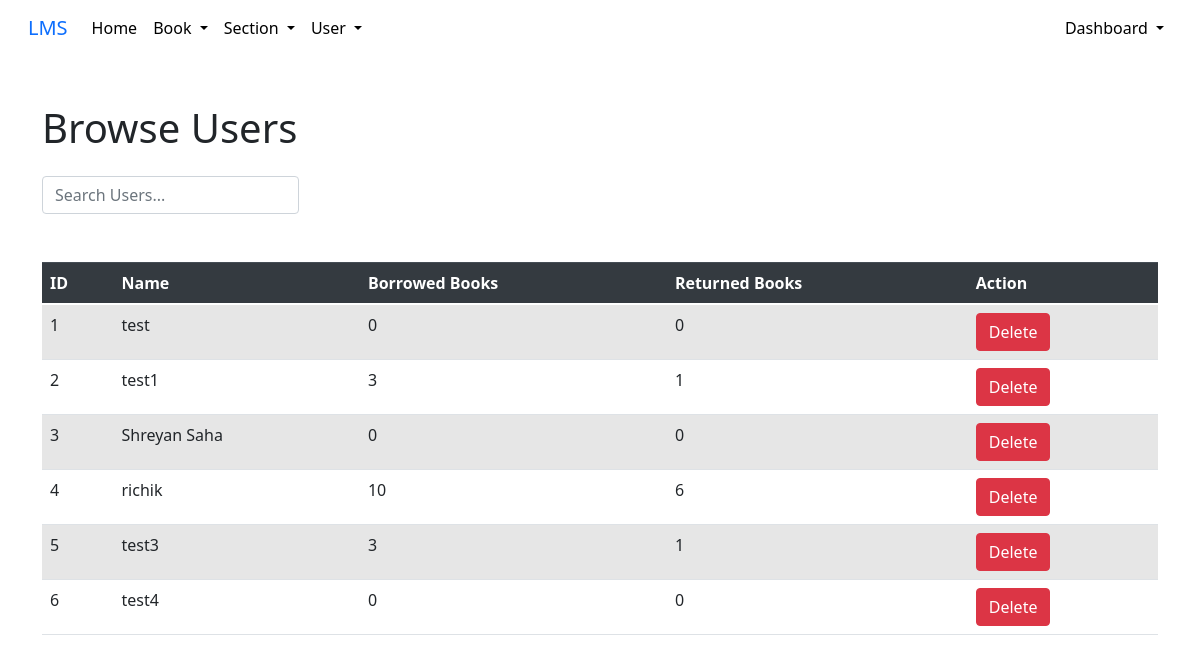
The app's page /view-users (signed in) with its own data.
### models/models.py (models this page shows)
class User(db.Model):
    __tablename__ = 'User'
    id = db.Column(db.Integer, primary_key=True)
    username = db.Column(db.String(100), unique=True, nullable=False)
    password = db.Column(db.String(100), nullable=False)

### app.py (the view)
@app.route('/view-users', methods = ['GET', 'POST'])
def view_users():
    if request.method == 'GET':
        if session.get('logged_in') and session.get('admin'):
            message = request.args.get('message')
            users = User.query.all()
            for user in users:
                user.total_borrowed_books = len(BorrowedBook.query.filter_by(user_id=user.id).all())
                user.total_returned_books = len(BorrowedBook.query.filter_by(user_id=user.id,returned=True).all())
            if message:
                return render_template('view_users.html',users=users,message=message)
            else:
                return render_template('view_users.html',users=users)
        else:
            return redirect(url_for('index'))

### templates/view_users.html (shortened to what this page needs)
<!DOCTYPE html>
<html lang="en">
<head>
    <link rel="stylesheet" href="https://stackpath.bootstrapcdn.com/bootstrap/4.5.2/css/bootstrap.min.css">
    <link rel="stylesheet" href="https://stackpath.bootstrapcdn.com/font-awesome/4.7.0/css/font-awesome.min.css">
    <link href="https://cdn.jsdelivr.net/npm/bootstrap@5.0.2/dist/css/bootstrap.min.css" rel="stylesheet">
</head>
<body>
    <nav class="navbar navbar-expand-lg bg-body-tertiary">
        <div class="container-fluid">
          <a class="navbar-brand" href="/">LMS</a>
          <div class="collapse navbar-collapse" id="navbarNavDropdown">
            <ul class="navbar-nav">
              <li class="nav-item">
                <a class="nav-link active" aria-current="page" href="/">Home</a>
              </li>
              <li class="nav-item dropdown">
                <a
                  class="nav-link dropdown-toggle"
                  href="#"
                  role="button"
                  data-bs-toggle="dropdown"
                  aria-expanded="false"
                >
                  Book
                </a>
              </li>
              <li class="nav-item dropdown">
                <a
                  class="nav-link dropdown-toggle"
                  href="#"
                  role="button"
                  data-bs-toggle="dropdown"
                  aria-expanded="false"
                >
                  Section
                </a>
              </li>
              <li class="nav-item dropdown">
                <a
                  class="nav-link dropdown-toggle"
                  href="#"
                  role="button"
                  data-bs-toggle="dropdown"
                  aria-expanded="false"
                >
                  User
                </a>
              </li>
            </ul>
            <ul class="navbar-nav ms-auto">
              <li class="nav-item dropdown">
                <a
                  class="nav-link dropdown-toggle"
                  href="#"
                  role="button"
                  data-bs-toggle="dropdown"
                  aria-expanded="false"
                >
                  Dashboard
                </a>
              </li>
            </ul>
          </div>
        </div>
      </nav>
<div class="container my-5">
    <h1>Browse Users</h1>
    <div class="row my-4">
        <div class="col-md-8">
            <form class="form-inline" method="GET" action="{{ url_for('user_view_books') }}">
                <div class="form-group mr-2">
                    <input type="text" class="form-control" id="search_query" name="search_query" placeholder="Search Users...">
                </div>
            </form>
        </div>
    </div>
</div>
<div class="container">
    <table class="table table-striped">
        <thead class="thead-dark">
            <tr>
                <th>ID</th>
                <th>Name</th>
                <th>Borrowed Books</th>
                <th>Returned Books</th>
                <th>Action</th>
            </tr>
        </thead>
        <tbody>
            {% for user in users %}
            <tr>
                <td>{{ user.id }}</td>
                <td>{{ user.username }}</td>
                <td>{{ user.total_borrowed_books }}</td>
                <td>{{ user.total_returned_books }}</td>
                <td>
                    <a href="/delete-user/{{user.id}}"><button class="btn btn-danger">Delete</button></a>
                </td>
            </tr>
            {% endfor %}
        </tbody>
    </table>
</div>
</body>
</html>

### templates/view_users.html (style rules this page uses)
.navbar-nav .nav-link { color: black !important; }

### records on screen
User: id "1", username "test", total_borrowed_books "0", total_returned_books "0"
User: id "2", username "test1", total_borrowed_books "3", total_returned_books "1"
User: id "3", username "Shreyan Saha", total_borrowed_books "0", total_returned_books "0"
User: id "4", username "richik", total_borrowed_books "10", total_returned_books "6"
User: id "5", username "test3", total_borrowed_books "3", total_returned_books "1"
User: id "6", username "test4", total_borrowed_books "0", total_returned_books "0"
